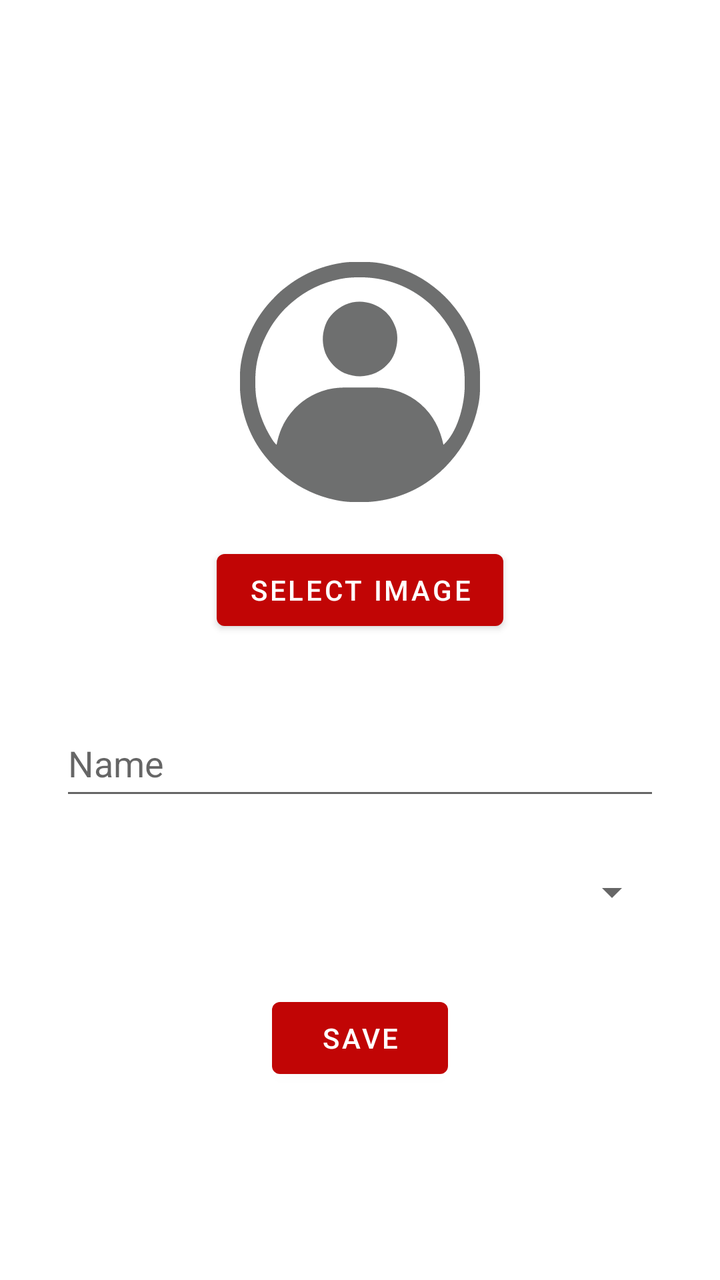
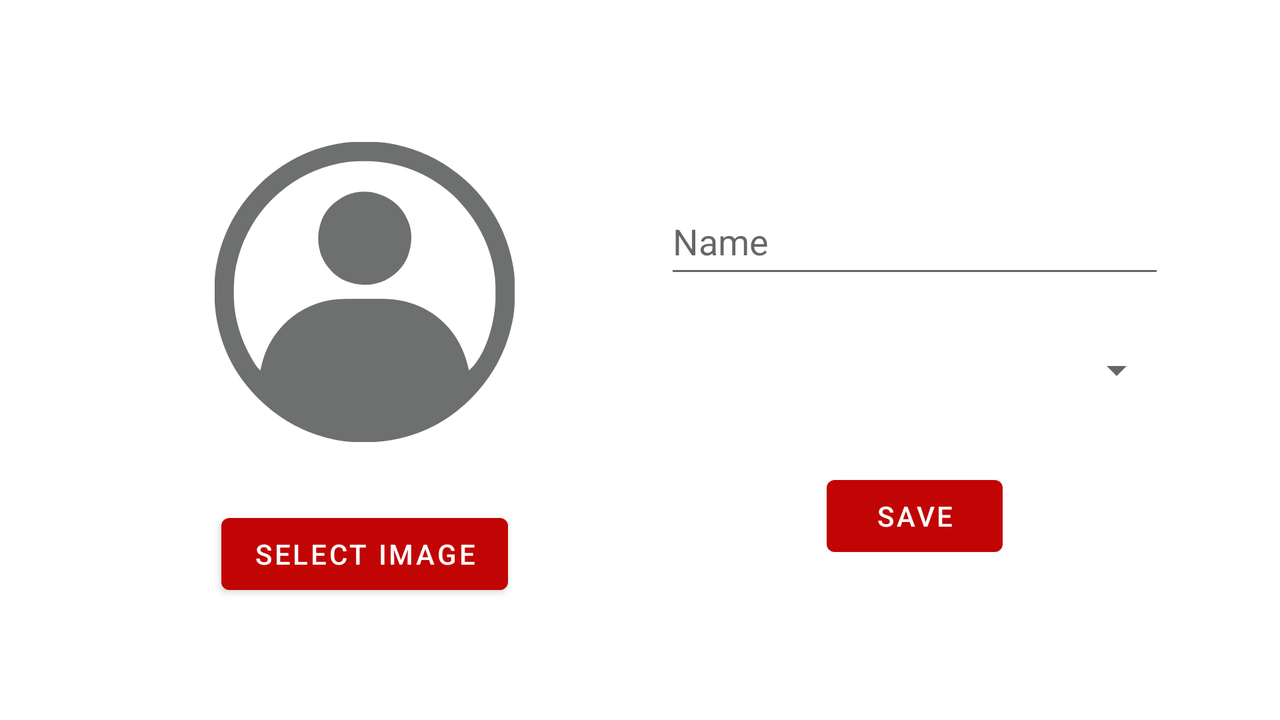

First picture: res/layout/ on a phone held upright. Second picture: the repository's own variant of that layout, on a device whose configuration matches the variant's folder. Source for both follows.
<!-- AndroidManifest.xml: application theme Theme.DocaFit_App -->
<!-- res/layout/act_editprofile.xml -->
<ScrollView xmlns:android="http://schemas.android.com/apk/res/android"
    android:layout_width="match_parent" android:layout_height="match_parent"
    android:padding="16dp">

    <LinearLayout
        android:orientation="vertical"
        android:layout_width="match_parent"
        android:layout_height="wrap_content"
        android:gravity="center_horizontal">

        <ImageView
            android:layout_marginTop="115dp"
            android:id="@+id/profileImageView"
            android:layout_width="120dp"
            android:layout_height="120dp"
            android:src="@drawable/ic_default_profile"
            android:scaleType="centerCrop"
            android:layout_marginBottom="20dp"/>

        <Button
            android:id="@+id/selectImageButton"
            android:layout_width="wrap_content"
            android:layout_height="wrap_content"
            android:text="@string/select_image"
            android:textColor="@color/button_text"
            android:layout_marginBottom="20dp"/>

        <EditText
            android:id="@+id/nameEditText"
            android:layout_width="300dp"
            android:layout_height="50dp"
            android:hint="@string/username"
            android:layout_marginTop="16dp"
            android:inputType="textPersonName" />

        <Spinner
            android:id="@+id/genderSpinner"
            android:layout_width="300dp"
            android:layout_height="50dp"
            android:layout_marginTop="16dp"
            android:textColor="@color/button_text"
            android:spinnerMode="dropdown" />

        <Button
            android:id="@+id/saveButton"
            android:layout_width="wrap_content"
            android:layout_height="wrap_content"
            android:text="@string/save"
            android:layout_marginTop="24dp"
            android:textColor="@color/button_text"/>
    </LinearLayout>
</ScrollView>
<!-- resources referenced by this layout -->
<resources>
  <color name="button_text">#FFFFFF</color>
  <!-- drawable ic_default_profile: vector/xml drawable (drawable, 3988 chars, omitted) -->
  <string name="save">Save</string>
  <string name="select_image">Select Image</string>
  <string name="username">Name</string>
  <style name="Theme.DocaFit_App" parent="Theme.MaterialComponents.DayNight.DarkActionBar">
          
          <item name="colorPrimary">@color/red</item>
          <item name="colorPrimaryVariant">@color/red</item>
          <item name="colorOnPrimary">@color/white</item>
          
          <item name="colorSecondary">@color/teal_200</item>
          <item name="colorSecondaryVariant">@color/teal_700</item>
          <item name="colorOnSecondary">@color/black</item>
          
          <item name="android:statusBarColor">?attr/colorPrimaryVariant</item>
          
  
      </style>
  <color name="red">#C10505</color>
  <color name="white">#FFFFFFFF</color>
  <color name="teal_200">#FF03DAC5</color>
  <color name="teal_700">#FF018786</color>
  <color name="black">#FF000000</color>
</resources>
<!-- res/layout-land/act_editprofile.xml (the repository's variant of the layout above) -->
<!-- drawn on the phone turned sideways -->
<LinearLayout xmlns:android="http://schemas.android.com/apk/res/android"
    android:orientation="horizontal"
    android:layout_width="match_parent"
    android:layout_height="match_parent"
    android:padding="45dp">

    <LinearLayout
        android:layout_width="0dp"
        android:layout_weight="1"
        android:layout_height="match_parent"
        android:orientation="vertical"
        android:gravity="center">

        <ImageView
            android:id="@+id/profileImageView"
            android:layout_width="150dp"
            android:layout_height="150dp"
            android:layout_marginTop="12dp"
            android:layout_marginBottom="12dp"
            android:src="@drawable/ic_default_profile"
            android:scaleType="centerCrop" />

        <Button
            android:id="@+id/selectImageButton"
            android:layout_width="wrap_content"
            android:layout_height="wrap_content"
            android:text="@string/select_image"
            android:textColor="@color/button_text"
            android:layout_marginTop="20dp" />
    </LinearLayout>

    <LinearLayout
        android:layout_width="0dp"
        android:layout_weight="1"
        android:layout_height="match_parent"
        android:orientation="vertical"
        android:gravity="center">

        <EditText
            android:id="@+id/nameEditText"
            android:layout_width="250dp"
            android:layout_height="50dp"
            android:hint="@string/username"
            android:layout_marginTop="16dp"
            android:inputType="textPersonName" />

        <Spinner
            android:id="@+id/genderSpinner"
            android:layout_width="250dp"
            android:layout_height="50dp"
            android:layout_marginTop="16dp"
            android:textColor="@color/button_text"
            android:spinnerMode="dropdown" />

        <Button
            android:id="@+id/saveButton"
            android:layout_width="wrap_content"
            android:layout_height="wrap_content"
            android:text="@string/save"
            android:textColor="@color/button_text"
            android:layout_marginTop="24dp"/>
    </LinearLayout>
</LinearLayout>
